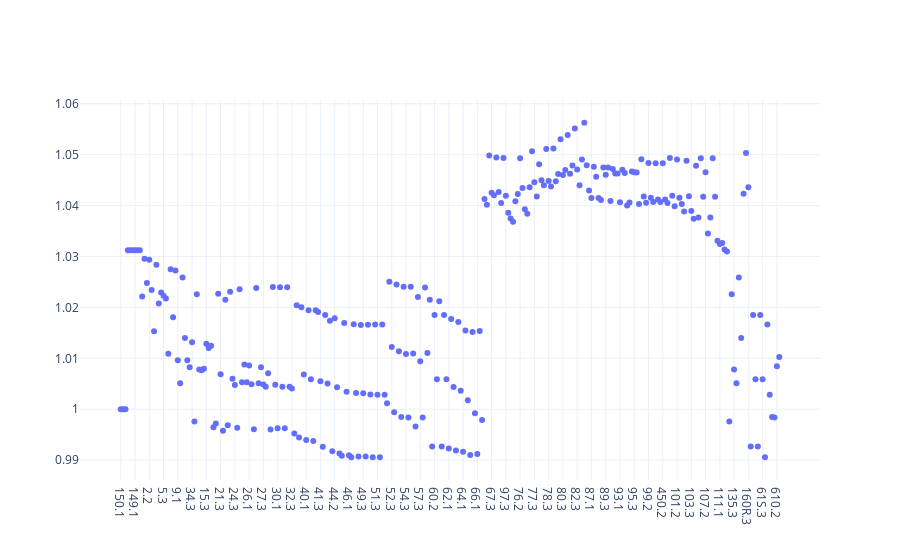

Source (notebook cell):
### Code cell
ts = dt.datetime(2018, 5, 1, 15)
true = true_voltages.loc[ts].abs() / base_voltages

fig = make_subplots(rows=1, cols=1)
fig.add_trace(
    go.Scatter(name="feeder", x=true.index, y=true.values, mode="markers"), row=1, col=1
)
fig.update_layout(template="plotly_white")
fig.show()

### Figure 1 — Plotly figure (JSON) as saved in the notebook; plotly's stock layout.template omitted (floating-point values rounded to 4 significant figures; data arrays with more than 128 entries replaced by an {"elided": "..."} marker saying what was removed)
{"data": [{"mode": "markers", "name": "feeder", "type": "scatter", "x": {"elided": "278 str values"}, "xaxis": "x", "y": {"elided": "278 float values"}, "yaxis": "y"}], "layout": {"xaxis": {"anchor": "y", "domain": [0, 1]}, "yaxis": {"anchor": "x", "domain": [0, 1]}}}
